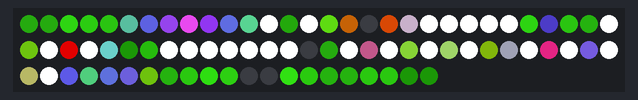
Bench run of a sketch on a simulated Arduino Uno, built with avr-gcc and run on an emulated ATmega328P. Parts: 81 RGB LEDs in strip order, left to right, continuing on the next row. Colours are those a GRB WS2812 strip shows for the declared byte order; what the sketch prints to the serial monitor is not drawn.

Above: at 0.2 s.

The sketch:

sketch.ino
```cpp
/* invader display

   take the invader image from memory and

*/

#include "FastLED.h"

#define BUFFPIXEL 1

// How many leds in your strip?
#define NUM_LEDS 81

// set the WS2182b data pin
#define DATA_PIN 6

// Define the array of leds
CRGB leds[NUM_LEDS];

// The invader logo (9×9 leds)
const uint8_t invader[NUM_LEDS][3] = {
  {46,10,4},{46,10,4},{130,28,11},{110,23,9},{93,20,8},{80,37,67},{71,68,166},{56,123,196},{62,198,204},
  {47,127,212},{79,70,166},{128,53,88},{255,255,255},{43,9,3},{255,255,255},{147,63,12},{48,97,3},{0,0,0},
  {46,137,3},{91,103,104},{255,255,255},{255,255,255},{255,255,255},{255,255,255},{255,255,255},{128,27,11},{30,38,99},
  {93,20,8},{58,12,5},{255,255,255},{92,51,7},{255,255,255},{0,164,0},{255,255,255},{118,60,115},{22,4,1},
  {74,15,5},{255,255,255},{255,255,255},{255,255,255},{255,255,255},{255,255,255 },{255,255,255},{255,255,255},{0,0,0},
  {46,10,4},{255,255,255},{40,89,63},{255,255,255},{124,79,32},{255,255,255},{128,96,63},{255,255,255},{63,45,4},
  {57,56,64},{255,255,255},{27,170,98},{255,255,255},{64,82,156},{255,255,255},{69,69,38},{255,255,255},{69,72,179},
  {114,44,69},{76,64,150},{64,73,148},{88,50,6},{58,12,5},{101,21,8},{153,32,12},{116,25,10},{0,0,0},
  {0,0,0},{162,35,14},{106,22,8},{58,12,5},{58,12,5},{101,21,8},{101,21,8},{22,4,1},{22,4,1}
};

void setup() {
  Serial.begin(9600);
  Serial.println("start bmp_reader");
  FastLED.addLeds<WS2812,DATA_PIN,RGB>(leds,NUM_LEDS);
  fill_solid(leds, NUM_LEDS, CRGB::Black);
  FastLED.show();
  delay(100);

  for (int i=0; i<NUM_LEDS; i++) {
    leds[i].r = invader[i][0];
    leds[i].g = invader[i][1];
    leds[i].b = invader[i][2];
  }
  FastLED.show();
}


void loop() {}
```
